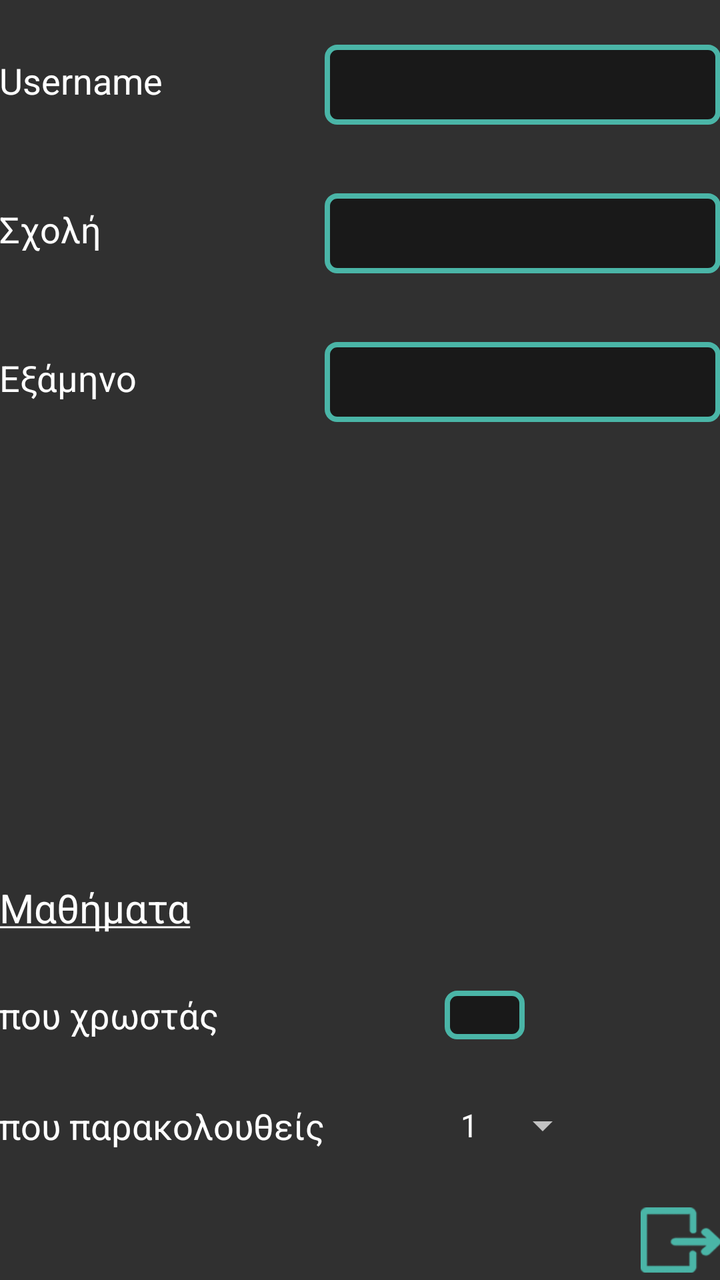
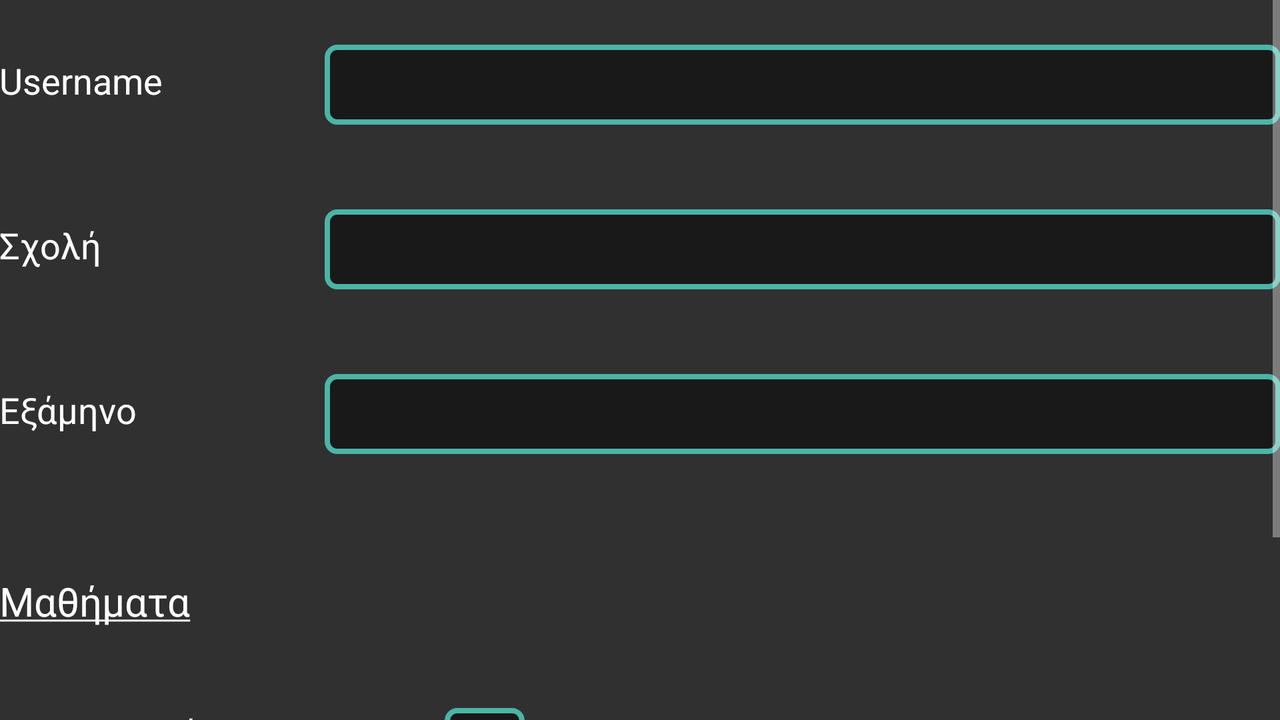

One screen, two layout resources from the same app: the default and the repository's alternative for another configuration. Each is rendered where Android would select it; the XML of both is given below.
<!-- AndroidManifest.xml: application theme NotesTheme -->
<!-- res/layout/content_main.xml -->
<?xml version="1.0" encoding="utf-8"?>

<RelativeLayout xmlns:android="http://schemas.android.com/apk/res/android"
    xmlns:app="http://schemas.android.com/apk/res-auto"
    xmlns:tools="http://schemas.android.com/tools"
    android:layout_width="match_parent"
    android:layout_height="match_parent"
    android:paddingBottom="@dimen/activity_vertical_margin"
    android:paddingLeft="@dimen/activity_horizontal_margin"
    android:paddingRight="@dimen/activity_horizontal_margin"
    android:paddingTop="@dimen/activity_vertical_margin"
    app:layout_behavior="@string/appbar_scrolling_view_behavior"
    tools:context="com.uni.notes.MainActivity"
    tools:showIn="@layout/activity_main"
    android:clickable="true"
    android:focusableInTouchMode="true" >

    <TextView
        android:layout_width="wrap_content"
        android:layout_height="wrap_content"
        android:text="@string/username"
        android:id="@+id/textUser"
        android:textSize="18sp"
        android:layout_alignParentLeft="true"
        android:layout_alignParentStart="true"
        android:layout_marginTop="28dp"
        android:textColor="@color/white"
        android:paddingBottom="10dp"/>

    <EditText
        android:layout_width="match_parent"
        android:layout_height="40dp"
        android:maxLines="1"
        android:id="@+id/editUserName"
        android:background="@drawable/edit_text"
        android:textColor="@color/white"
        android:layout_alignBottom="@+id/textUser"
        android:layout_toEndOf="@+id/lastInput2"
        android:layout_toRightOf="@+id/lastInput2"
        android:paddingLeft="5dp"
        android:paddingStart="5dp"/>

    <TextView
        android:id="@+id/firstInput"
        android:layout_width="wrap_content"
        android:layout_height="wrap_content"
        android:text="@string/fInput"
        android:textSize="18sp"
        android:layout_marginTop="40dp"
        android:textColor="@color/white"
        android:layout_below="@+id/textUser"
        android:layout_alignParentLeft="true"
        android:layout_alignParentStart="true"
        android:paddingBottom="10dp" />

    <EditText
        android:id="@+id/editFirstInput"
        android:layout_width="match_parent"
        android:layout_height="40dp"
        android:inputType="text"
        android:maxLines="1"
        android:background="@drawable/edit_text"
        android:layout_alignBottom="@+id/firstInput"
        android:layout_alignParentRight="true"
        android:layout_alignParentEnd="true"
        android:layout_alignLeft="@+id/editUserName"
        android:layout_alignStart="@+id/editUserName"
        android:textColor="@color/white"
        android:paddingStart="5dp"
        android:paddingLeft="5dp"/>

    <TextView
        android:id="@+id/secondInput"
        android:layout_width="wrap_content"
        android:layout_height="wrap_content"
        android:text="@string/sInput"
        android:textSize="18sp"
        android:layout_marginTop="40dp"
        android:textColor="@color/white"
        android:layout_below="@+id/firstInput"
        android:layout_alignParentLeft="true"
        android:layout_alignParentStart="true"
        android:paddingBottom="10dp" />

    <EditText
        android:id="@+id/editSecondInput"
        android:layout_width="match_parent"
        android:layout_height="40dp"
        android:inputType="number"
        android:background="@drawable/edit_text"
        android:layout_alignBottom="@+id/secondInput"
        android:layout_alignParentRight="true"
        android:layout_alignParentEnd="true"
        android:layout_alignLeft="@+id/editFirstInput"
        android:layout_alignStart="@+id/editFirstInput"
        android:textColor="@color/white"
        android:paddingStart="5dp"
        android:paddingLeft="5dp"
        android:maxLines="1"/>

    <EditText
        android:id="@+id/editl1Input"
        android:layout_width="40dp"
        android:layout_height="wrap_content"
        android:inputType="number"
        android:layout_alignBottom="@+id/lastInput1"
        android:layout_alignLeft="@+id/spinner2"
        android:layout_alignStart="@+id/spinner2"
        android:maxLines="1"
        android:textColor="@color/white"
        android:background="@drawable/edit_text"
        android:gravity="center_horizontal"/>

    <ImageView
        android:id="@+id/buttonTrans1"
        android:src="@drawable/next"
        android:layout_width="40dp"
        android:layout_height="40dp"
        android:layout_alignEnd="@+id/editSecondInput"
        android:layout_alignParentBottom="true"
        android:layout_alignRight="@+id/editSecondInput"
        android:onClick="transButtonHandler"
        android:text="@string/button1"/>

    <Spinner
        android:id="@+id/spinner2"
        android:layout_width="wrap_content"
        android:layout_height="wrap_content"
        android:entries="@array/num_of_sub"
        android:layout_alignTop="@+id/lastInput2"
        android:layout_toRightOf="@+id/lastInput2"
        android:layout_toEndOf="@+id/lastInput2"
        android:layout_marginLeft="60dp"
        android:layout_marginStart="60dp"/>

    <TextView
        android:id="@+id/classes"
        android:layout_width="wrap_content"
        android:layout_height="wrap_content"
        android:text="@string/tInput"
        android:textSize="20sp"
        android:textColor="@color/white"
        android:layout_marginBottom="28dp"
        android:layout_above="@+id/lastInput1"
        android:layout_alignParentLeft="true"
        android:layout_alignParentStart="true" />

    <TextView
        android:id="@+id/lastInput2"
        android:layout_width="wrap_content"
        android:layout_height="wrap_content"
        android:text="@string/l2Input"
        android:textAppearance="?android:attr/textAppearanceMedium"
        android:textColor="@color/white"
        android:layout_above="@+id/buttonTrans1"
        android:layout_alignParentLeft="true"
        android:layout_alignParentStart="true"
        android:layout_marginBottom="25dp" />

    <TextView
        android:id="@+id/lastInput1"
        android:layout_width="wrap_content"
        android:layout_height="wrap_content"
        android:text="@string/l1Input"
        android:textAppearance="?android:attr/textAppearanceMedium"
        android:textColor="@color/white"
        android:layout_marginBottom="31dp"
        android:layout_above="@+id/lastInput2"
        android:layout_alignParentLeft="true"
        android:layout_alignParentStart="true" />

</RelativeLayout>
<!-- res/layout/activity_main.xml (included above) -->
<?xml version="1.0" encoding="utf-8"?>

<android.support.design.widget.CoordinatorLayout xmlns:android="http://schemas.android.com/apk/res/android"
    xmlns:app="http://schemas.android.com/apk/res-auto"
    xmlns:tools="http://schemas.android.com/tools"
    android:layout_width="match_parent"
    android:layout_height="match_parent"
    android:fitsSystemWindows="true"
    tools:context="com.uni.notes.MainActivity">

    <android.support.design.widget.AppBarLayout
        android:layout_width="match_parent"
        android:layout_height="wrap_content"
        android:theme="@style/AppTheme.AppBarOverlay">

        <android.support.v7.widget.Toolbar
            android:id="@+id/toolbar"
            android:layout_width="match_parent"
            android:layout_height="?attr/actionBarSize"
            android:background="@color/black"
            app:popupTheme="@style/AppTheme.PopupOverlay" >

            <ImageView
                android:layout_width="30dp"
                android:layout_height="30dp"
                android:src="@drawable/new_profile"
                android:layout_marginRight="15dp"
                android:layout_marginEnd="15dp"/>

            <TextView
                android:layout_width="wrap_content"
                android:layout_height="wrap_content"
                android:textColor="@color/white"
                android:text="@string/header1"
                android:textSize="22sp"/>

        </android.support.v7.widget.Toolbar>

    </android.support.design.widget.AppBarLayout>

    <include layout="@layout/content_main" />

</android.support.design.widget.CoordinatorLayout>
<!-- resources referenced by this layout -->
<resources>
  <string-array name="num_of_sub">
          <item>1</item>
          <item>2</item>
          <item>3</item>
          <item>4</item>
          <item>5</item>
          <item>6</item>
          <item>7</item>
          <item>8</item>
          <item>9</item>
      </string-array>
  <color name="black">#191919</color>
  <color name="white">#ffffff</color>
  <!-- drawable edit_text (drawable) -->
  <?xml version="1.0" encoding="utf-8"?>
  
  
      <shape xmlns:android="http://schemas.android.com/apk/res/android"
          android:shape="rectangle">
          <solid android:color="@color/black" />
          <stroke android:width="2.5dp"
              android:color="@color/light_blue" />
          <corners
              android:radius="5dp"/>
      </shape>
  <!-- drawable new_profile: png bitmap (drawable, 4251 bytes) -->
  <!-- drawable next: png bitmap (drawable-xxxhdpi, 6198 bytes) -->
  <string name="button1">Επόμενο</string>
  <string name="fInput">Σχολή  </string>
  <string name="header1">Δημιουργία Προφίλ</string>
  <string name="l1Input">που χρωστάς</string>
  <string name="l2Input">που παρακολουθείς</string>
  <string name="sInput">Εξάμηνο  </string>
  <string name="tInput"><u>Μαθήματα</u></string>
  <string name="username">Username  </string>
  <style name="AppTheme.AppBarOverlay" parent="ThemeOverlay.AppCompat.Dark.ActionBar" />
  <style name="AppTheme.PopupOverlay" parent="ThemeOverlay.AppCompat.Light" />
  <style name="NotesTheme" parent="Theme.AppCompat.NoActionBar">
          <item name="android:colorBackground">@color/background_material_dark</item>
          <item name="android:textColorPrimary">@color/white</item>
      </style>
  <color name="light_blue">#4AB5A7</color>
</resources>
<!-- res/layout-land/content_main.xml (the repository's variant of the layout above) -->
<!-- drawn on the phone turned sideways -->
<?xml version="1.0" encoding="utf-8"?>
<RelativeLayout xmlns:android="http://schemas.android.com/apk/res/android"
    xmlns:app="http://schemas.android.com/apk/res-auto"
    xmlns:tools="http://schemas.android.com/tools"
    android:layout_width="match_parent"
    android:layout_height="match_parent"
    android:clickable="true"
    android:focusableInTouchMode="true"
    android:paddingBottom="@dimen/activity_vertical_margin"
    android:paddingLeft="@dimen/activity_horizontal_margin"
    android:paddingRight="@dimen/activity_horizontal_margin"
    android:paddingTop="@dimen/activity_vertical_margin"
    app:layout_behavior="@string/appbar_scrolling_view_behavior"
    tools:context="com.uni.notes.MainActivity"
    tools:showIn="@layout/activity_main">

    <ScrollView
        android:layout_width="match_parent"
        android:layout_height="match_parent">

        <RelativeLayout
            android:layout_width="match_parent"
            android:layout_height="wrap_content">

            <TextView
                android:id="@+id/textUser"
                android:layout_width="wrap_content"
                android:layout_height="wrap_content"
                android:layout_alignParentLeft="true"
                android:layout_alignParentStart="true"
                android:layout_marginTop="28dp"
                android:paddingBottom="10dp"
                android:text="@string/username"
                android:textColor="@color/white"
                android:textSize="18sp" />

            <EditText
                android:id="@+id/editUserName"
                android:layout_width="match_parent"
                android:layout_height="40dp"
                android:layout_alignBottom="@+id/textUser"
                android:layout_toEndOf="@+id/lastInput2"
                android:layout_toRightOf="@+id/lastInput2"
                android:background="@drawable/edit_text"
                android:maxLines="1"
                android:textColor="@color/white"
                android:paddingLeft="5dp"
                android:paddingStart="5dp"/>

            <EditText
                android:id="@+id/editFirstInput"
                android:layout_width="match_parent"
                android:layout_height="40dp"
                android:layout_alignBottom="@+id/firstInput"
                android:layout_alignLeft="@+id/editUserName"
                android:layout_alignParentEnd="true"
                android:layout_alignParentRight="true"
                android:layout_alignStart="@+id/editUserName"
                android:background="@drawable/edit_text"
                android:inputType="text"
                android:textColor="@color/white"
                android:paddingLeft="5dp"
                android:paddingStart="5dp"/>

            <TextView
                android:id="@+id/secondInput"
                android:layout_width="wrap_content"
                android:layout_height="wrap_content"
                android:layout_alignParentLeft="true"
                android:layout_alignParentStart="true"
                android:layout_below="@+id/firstInput"
                android:layout_marginTop="48dp"
                android:paddingBottom="10dp"
                android:text="@string/sInput"
                android:textColor="@color/white"
                android:textSize="18sp" />

            <EditText
                android:id="@+id/editSecondInput"
                android:layout_width="match_parent"
                android:layout_height="40dp"
                android:layout_alignBottom="@+id/secondInput"
                android:layout_alignLeft="@+id/editFirstInput"
                android:layout_alignParentEnd="true"
                android:layout_alignParentRight="true"
                android:layout_alignStart="@+id/editFirstInput"
                android:background="@drawable/edit_text"
                android:inputType="number"
                android:textColor="@color/white"
                android:paddingLeft="5dp"
                android:paddingStart="5dp"/>

            <TextView
                android:id="@+id/classes"
                android:layout_width="wrap_content"
                android:layout_height="wrap_content"
                android:text="@string/tInput"
                android:textColor="@color/white"
                android:textSize="20sp"
                android:layout_below="@+id/editSecondInput"
                android:layout_marginTop="60dp" />

            <TextView
                android:id="@+id/lastInput1"
                android:layout_width="wrap_content"
                android:layout_height="wrap_content"
                android:layout_below="@+id/classes"
                android:layout_marginTop="40dp"
                android:text="@string/l1Input"
                android:textAppearance="?android:attr/textAppearanceMedium"
                android:textColor="@color/white" />

            <EditText
                android:id="@+id/editl1Input"
                android:layout_width="40dp"
                android:layout_height="wrap_content"
                android:layout_alignBottom="@+id/lastInput1"
                android:layout_alignLeft="@+id/spinner2"
                android:layout_alignStart="@+id/spinner2"
                android:background="@drawable/edit_text"
                android:gravity="center_horizontal"
                android:inputType="number"
                android:maxLines="1"
                android:textColor="@color/white" />

            <TextView
                android:id="@+id/lastInput2"
                android:layout_width="wrap_content"
                android:layout_height="wrap_content"
                android:layout_below="@+id/lastInput1"
                android:layout_marginTop="40dp"
                android:text="@string/l2Input"
                android:textAppearance="?android:attr/textAppearanceMedium"
                android:textColor="@color/white" />

            <ImageView
                android:id="@+id/buttonTrans1"
                android:layout_width="40dp"
                android:layout_height="40dp"
                android:layout_below="@+id/spinner2"
                android:layout_alignParentEnd="true"
                android:layout_alignParentRight="true"
                android:onClick="transButtonHandler"
                android:src="@drawable/next"
                android:text="@string/button1" />

            <Spinner
                android:id="@+id/spinner2"
                android:layout_width="wrap_content"
                android:layout_height="wrap_content"
                android:layout_alignTop="@+id/lastInput2"
                android:layout_marginLeft="60dp"
                android:layout_marginStart="60dp"
                android:layout_toEndOf="@+id/lastInput2"
                android:layout_toRightOf="@+id/lastInput2"
                android:entries="@array/num_of_sub" />

            <TextView
                android:id="@+id/firstInput"
                android:layout_width="wrap_content"
                android:layout_height="wrap_content"
                android:layout_marginTop="48dp"
                android:paddingBottom="10dp"
                android:text="@string/fInput"
                android:textColor="@color/white"
                android:textSize="18sp"
                android:layout_below="@+id/textUser"
                android:layout_alignParentLeft="true"
                android:layout_alignParentStart="true" />

        </RelativeLayout>
    </ScrollView>

</RelativeLayout>
<!-- res/layout/content_main.xml (included above) -->
<?xml version="1.0" encoding="utf-8"?>

<RelativeLayout xmlns:android="http://schemas.android.com/apk/res/android"
    xmlns:app="http://schemas.android.com/apk/res-auto"
    xmlns:tools="http://schemas.android.com/tools"
    android:layout_width="match_parent"
    android:layout_height="match_parent"
    android:paddingBottom="@dimen/activity_vertical_margin"
    android:paddingLeft="@dimen/activity_horizontal_margin"
    android:paddingRight="@dimen/activity_horizontal_margin"
    android:paddingTop="@dimen/activity_vertical_margin"
    app:layout_behavior="@string/appbar_scrolling_view_behavior"
    tools:context="com.uni.notes.MainActivity"
    tools:showIn="@layout/activity_main"
    android:clickable="true"
    android:focusableInTouchMode="true" >

    <TextView
        android:layout_width="wrap_content"
        android:layout_height="wrap_content"
        android:text="@string/username"
        android:id="@+id/textUser"
        android:textSize="18sp"
        android:layout_alignParentLeft="true"
        android:layout_alignParentStart="true"
        android:layout_marginTop="28dp"
        android:textColor="@color/white"
        android:paddingBottom="10dp"/>

    <EditText
        android:layout_width="match_parent"
        android:layout_height="40dp"
        android:maxLines="1"
        android:id="@+id/editUserName"
        android:background="@drawable/edit_text"
        android:textColor="@color/white"
        android:layout_alignBottom="@+id/textUser"
        android:layout_toEndOf="@+id/lastInput2"
        android:layout_toRightOf="@+id/lastInput2"
        android:paddingLeft="5dp"
        android:paddingStart="5dp"/>

    <TextView
        android:id="@+id/firstInput"
        android:layout_width="wrap_content"
        android:layout_height="wrap_content"
        android:text="@string/fInput"
        android:textSize="18sp"
        android:layout_marginTop="40dp"
        android:textColor="@color/white"
        android:layout_below="@+id/textUser"
        android:layout_alignParentLeft="true"
        android:layout_alignParentStart="true"
        android:paddingBottom="10dp" />

    <EditText
        android:id="@+id/editFirstInput"
        android:layout_width="match_parent"
        android:layout_height="40dp"
        android:inputType="text"
        android:maxLines="1"
        android:background="@drawable/edit_text"
        android:layout_alignBottom="@+id/firstInput"
        android:layout_alignParentRight="true"
        android:layout_alignParentEnd="true"
        android:layout_alignLeft="@+id/editUserName"
        android:layout_alignStart="@+id/editUserName"
        android:textColor="@color/white"
        android:paddingStart="5dp"
        android:paddingLeft="5dp"/>

    <TextView
        android:id="@+id/secondInput"
        android:layout_width="wrap_content"
        android:layout_height="wrap_content"
        android:text="@string/sInput"
        android:textSize="18sp"
        android:layout_marginTop="40dp"
        android:textColor="@color/white"
        android:layout_below="@+id/firstInput"
        android:layout_alignParentLeft="true"
        android:layout_alignParentStart="true"
        android:paddingBottom="10dp" />

    <EditText
        android:id="@+id/editSecondInput"
        android:layout_width="match_parent"
        android:layout_height="40dp"
        android:inputType="number"
        android:background="@drawable/edit_text"
        android:layout_alignBottom="@+id/secondInput"
        android:layout_alignParentRight="true"
        android:layout_alignParentEnd="true"
        android:layout_alignLeft="@+id/editFirstInput"
        android:layout_alignStart="@+id/editFirstInput"
        android:textColor="@color/white"
        android:paddingStart="5dp"
        android:paddingLeft="5dp"
        android:maxLines="1"/>

    <EditText
        android:id="@+id/editl1Input"
        android:layout_width="40dp"
        android:layout_height="wrap_content"
        android:inputType="number"
        android:layout_alignBottom="@+id/lastInput1"
        android:layout_alignLeft="@+id/spinner2"
        android:layout_alignStart="@+id/spinner2"
        android:maxLines="1"
        android:textColor="@color/white"
        android:background="@drawable/edit_text"
        android:gravity="center_horizontal"/>

    <ImageView
        android:id="@+id/buttonTrans1"
        android:src="@drawable/next"
        android:layout_width="40dp"
        android:layout_height="40dp"
        android:layout_alignEnd="@+id/editSecondInput"
        android:layout_alignParentBottom="true"
        android:layout_alignRight="@+id/editSecondInput"
        android:onClick="transButtonHandler"
        android:text="@string/button1"/>

    <Spinner
        android:id="@+id/spinner2"
        android:layout_width="wrap_content"
        android:layout_height="wrap_content"
        android:entries="@array/num_of_sub"
        android:layout_alignTop="@+id/lastInput2"
        android:layout_toRightOf="@+id/lastInput2"
        android:layout_toEndOf="@+id/lastInput2"
        android:layout_marginLeft="60dp"
        android:layout_marginStart="60dp"/>

    <TextView
        android:id="@+id/classes"
        android:layout_width="wrap_content"
        android:layout_height="wrap_content"
        android:text="@string/tInput"
        android:textSize="20sp"
        android:textColor="@color/white"
        android:layout_marginBottom="28dp"
        android:layout_above="@+id/lastInput1"
        android:layout_alignParentLeft="true"
        android:layout_alignParentStart="true" />

    <TextView
        android:id="@+id/lastInput2"
        android:layout_width="wrap_content"
        android:layout_height="wrap_content"
        android:text="@string/l2Input"
        android:textAppearance="?android:attr/textAppearanceMedium"
        android:textColor="@color/white"
        android:layout_above="@+id/buttonTrans1"
        android:layout_alignParentLeft="true"
        android:layout_alignParentStart="true"
        android:layout_marginBottom="25dp" />

    <TextView
        android:id="@+id/lastInput1"
        android:layout_width="wrap_content"
        android:layout_height="wrap_content"
        android:text="@string/l1Input"
        android:textAppearance="?android:attr/textAppearanceMedium"
        android:textColor="@color/white"
        android:layout_marginBottom="31dp"
        android:layout_above="@+id/lastInput2"
        android:layout_alignParentLeft="true"
        android:layout_alignParentStart="true" />

</RelativeLayout>
